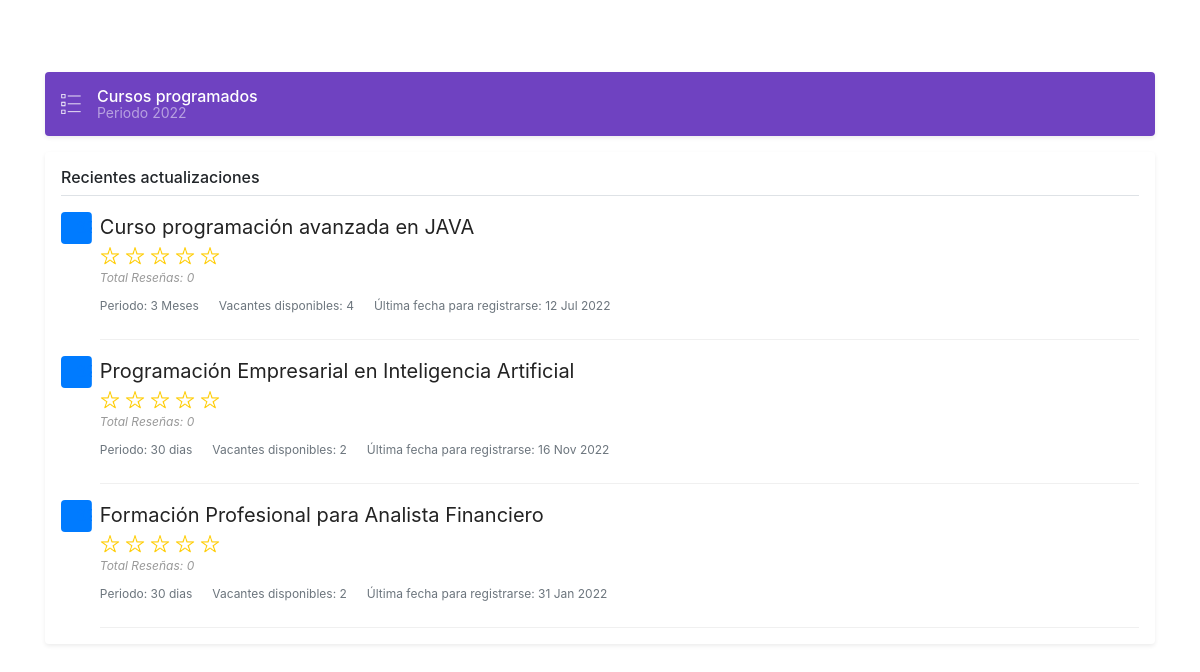
The page / on the database its author committed.
### tables this page shows
CREATE TABLE `tbl_course` (
  `id` int(11) NOT NULL,
  `name` varchar(255) NOT NULL,
  `description` varchar(255) NOT NULL,
  `period` varchar(255) NOT NULL,
  `availabe_seats` int(11) NOT NULL,
  `last_date_to_register` date NOT NULL
);

### lib/DataSource.php (called while the page is built, shortened)
<?php
class DataSource
{
    private $conn;
    function __construct()
    {
        $this->conn = $this->getConnection();
    }
    public function getConnection()
    {
        $conn = new \mysqli(self::HOST, self::USERNAME, self::PASSWORD, self::DATABASENAME);
        $conn->set_charset("utf8");
        return $conn;
    }
    public function select($query, $paramType = "", $paramArray = array())
    {
        $stmt = $this->conn->prepare($query);
        if (! empty($paramType) && ! empty($paramArray)) {
            $this->bindQueryParams($stmt, $paramType, $paramArray);
        }
        $stmt->execute();
        $result = $stmt->get_result();
        if ($result->num_rows > 0) {
            while ($row = $result->fetch_assoc()) {
                $resultset[] = $row;
            }
        }
        if (! empty($resultset)) {
            return $resultset;
        }
    }
    public function bindQueryParams($stmt, $paramType, $paramArray = array())
    {
        $paramValueReference[] = & $paramType;
        for ($i = 0; $i < count($paramArray); $i ++) {
            $paramValueReference[] = & $paramArray[$i];
        }
        call_user_func_array(array(
            $stmt,
            'bind_param'
        ), $paramValueReference);
    }
    public function getRecordCount($query, $paramType = "", $paramArray = array())
    {
        $stmt = $this->conn->prepare($query);
        if (! empty($paramType) && ! empty($paramArray)) {
            $this->bindQueryParams($stmt, $paramType, $paramArray);
        }
        $stmt->execute();
        $stmt->store_result();
        $recordCount = $stmt->num_rows;
        return $recordCount;
    }
}

### Model/Rating.php (called while the page is built, shortened)
<?php
class Rating
{
    private $ds;
    function __construct()
    {
        require_once __DIR__ . '../../lib/DataSource.php';
        $this->ds = new DataSource();
    }
    function getCourse()
    {
        $query = "SELECT * FROM tbl_course ORDER BY id DESC";
        $result = $this->ds->select($query);
        return $result;
    }
    function getUserRating($userId, $courseId)
    {
        $average = 0;
        $avgQuery = "SELECT rating FROM tbl_course_rating WHERE member_id = ? and course_id = ?";
        $paramType = 'ii';
        $paramValue = array(
            $userId,
            $courseId
        );
        $result = $this->ds->select($avgQuery, $paramType, $paramValue);
        return $average;
    }
    function getTotalRating($courseId)
    {
        $totalVotesQuery = "SELECT * FROM tbl_course_rating WHERE course_id = ?";
        $paramType = 'i';
        $paramValue = array(
            $courseId
        );
        $result = $this->ds->getRecordCount($totalVotesQuery, $paramType, $paramValue);
        return $result;
    }
}

### star-rating-view.php (the view)
<?php
for ($count = 1; $count <= 5; $count ++) {
    $starRatingId = $row['id'] . '_' . $count;
    if ($count <= $userRating) {
        ?>
<li value="<?php echo $count; ?>" id="<?php echo $starRatingId; ?>"
    class="star"><img src="./img/<?php echo $apperance; ?>-filled.png"></li>
<?php
    } else {
        ?>
<li value="' . $count; ?>" id="<?php echo $starRatingId; ?>"
    class="star"
    onclick="addRating(this,<?php echo $row['id']; ?>,<?php echo $count; ?>, 'star');"
    onMouseOver="mouseOverRating(<?php echo $row['id']; ?>,<?php echo $count; ?>,'<?php echo $apperance; ?>');"
    onMouseLeave="mouseOutRating(<?php echo $row['id']; ?>,<?php echo $userRating; ?>,'<?php echo $apperance; ?>');"><img
    src="./img/<?php echo $apperance; ?>-open.png"></li>
<?php
    }
}
?>

### index.php (shortened to what this page needs)
<!DOCTYPE html>
<html>
<head>
<link href="./assets/css/rating-style.css" type="text/css"
	rel="stylesheet" />
<link href="./assets/css/star-rating-style.css" type="text/css"
	rel="stylesheet" />
<link rel="stylesheet" href="https://cdn.jsdelivr.net/npm/bootstrap@4.6.2/dist/css/bootstrap.min.css">
<link href="./assets/css/offcanvas.css" rel="stylesheet">
</head>
<body>
<main role="main" class="container">
  <div class="d-flex align-items-center p-3 my-3 text-white-50 bg-purple rounded shadow-sm">
    <img class="mr-3" src="./img/menu.svg" alt="" width="48" height="48">
    <div class="lh-100">
      <h6 class="mb-0 text-white lh-100">Cursos programados</h6>
      <small>Periodo 2022</small>
    </div>
  </div>
  <div class="my-3 p-3 bg-white rounded shadow-sm">
    <h6 class="border-bottom border-gray pb-2 mb-0">Recientes actualizaciones</h6>
    <?php require_once "getRatingData.php"; ?>
  </div>
</main>
</body>
</html>

### getRatingData.php (shortened to what this page needs)
<?php
$config = new Config();
require_once "./Model/Rating.php";
$rating = new Rating();
$userId = 5;
$apperance = $config::RATING_APPEARANCE;
$courseResult = $rating->getCourse();
if (! empty($courseResult)) {
    foreach ($courseResult as $row) {
        $userRating = $rating->getUserRating($userId, $row['id']);
        $totalRating = $rating->getTotalRating($row['id']);
        $date = date_create($row["last_date_to_register"]);
        ?>
 <div class="media text-muted pt-3">
 <svg class="bd-placeholder-img mr-2 rounded" width="32" height="32" xmlns="http://www.w3.org/2000/svg" role="img" aria-label="Placeholder: 32x32" preserveAspectRatio="xMidYMid slice" focusable="false"><title>Placeholder</title><rect width="100%" height="100%" fill="#007bff"></rect><text x="50%" y="50%" fill="#007bff" dy=".3em">32x32</text></svg>
<div class="row-item" style="width:100%">
    <div class="row-title"><?php echo $row['name']; ?></div>
    <ul class="list-inline" id="list-<?php echo $row['id']; ?>" style="margin-bottom: 3px;">
 <?php require $apperance . "-rating-view.php"; ?>
    </ul>
    <p class="review-note" style="margin-bottom: 10px;">Total Reseñas: <?php echo $totalRating; ?></p>
    <p class="text-address">
        <label class="course-detail">Periodo: <?php echo $row["period"]; ?></label><label
            class="course-detail">Vacantes disponibles: <?php echo $row["availabe_seats"]; ?></label><label
            class="course-detail">Última fecha para registrarse: <?php echo date_format($date, "d M Y"); ?></label>
    </p>
</div>
</div>
<?php
    }
}
?>

### assets/css/star-rating-style.css (style rules this page uses)
ul { margin: 0px; padding: 0px 0px 0px 0px; display: inline-flex; }
li.star { list-style: none; display: inline-block; margin-right: 5px; cursor: pointer; color: #9E9E9E; }
.row-title { font-size: 20px; color: #232323; }
.review-note { font-size: 12px; color: #999; font-style: italic; }
.row-item { margin-bottom: 0px; border-bottom: #F0F0F0 1px solid; }
p.text-address { font-size: 12px; }
img { height: 20px; width: 20px; }
.course-detail { font-size: 1em; margin-right: 20px; }

### assets/css/offcanvas.css (style rules this page uses)
html, body { overflow-x: hidden; }
body { padding-top: 56px; }
.bg-purple { background-color: #6f42c1; }
.lh-100 { line-height: 1; }

### rows shown on the page
tbl_course: name "Curso programación avanzada en JAVA", totalRating "0", period "3 Meses", availabe_seats "4", last_date_to_register "12 Jul 2022"
tbl_course: name "Programación Empresarial en Inteligencia Artificial", totalRating "0", period "30 dias", availabe_seats "2", last_date_to_register "16 Nov 2022"
tbl_course: name "Formación Profesional para Analista Financiero", totalRating "0", period "30 dias", availabe_seats "2", last_date_to_register "31 Jan 2022"
